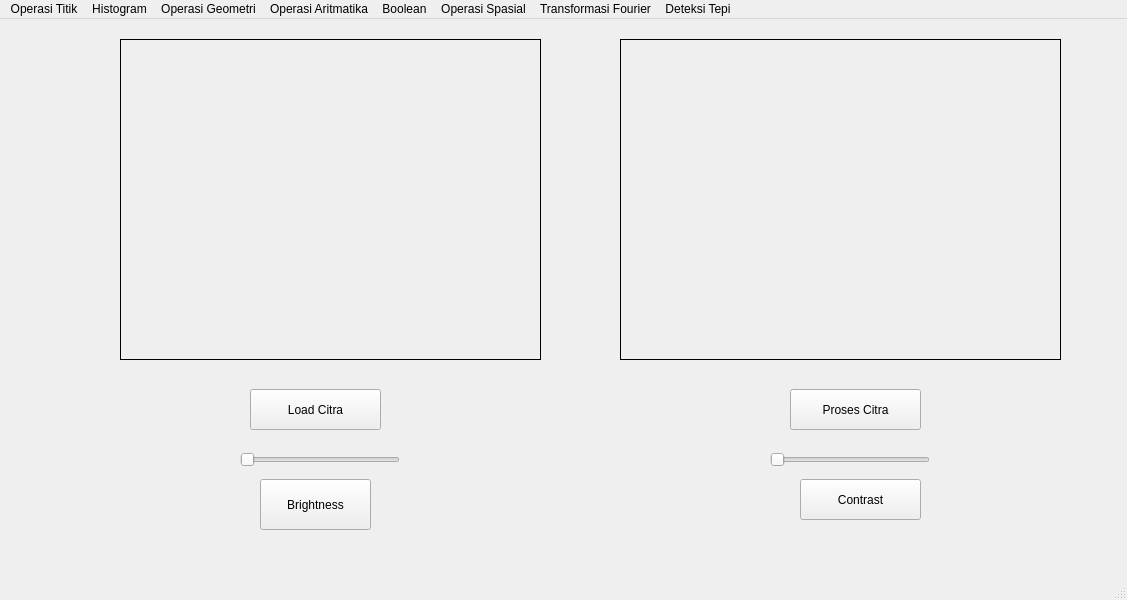
<?xml version="1.0" encoding="UTF-8"?>
<ui version="4.0">
 <class>MainWindow</class>
 <widget class="QMainWindow" name="MainWindow">
  <property name="geometry">
   <rect>
    <x>0</x>
    <y>0</y>
    <width>1127</width>
    <height>600</height>
   </rect>
  </property>
  <property name="windowTitle">
   <string>MainWindow</string>
  </property>
  <widget class="QWidget" name="centralwidget">
   <widget class="QPushButton" name="pushButton">
    <property name="geometry">
     <rect>
      <x>250</x>
      <y>370</y>
      <width>131</width>
      <height>41</height>
     </rect>
    </property>
    <property name="text">
     <string>Load Citra</string>
    </property>
   </widget>
   <widget class="QLabel" name="label">
    <property name="geometry">
     <rect>
      <x>120</x>
      <y>20</y>
      <width>421</width>
      <height>321</height>
     </rect>
    </property>
    <property name="autoFillBackground">
     <bool>false</bool>
    </property>
    <property name="frameShape">
     <enum>QFrame::Box</enum>
    </property>
    <property name="text">
     <string/>
    </property>
   </widget>
   <widget class="QLabel" name="label2">
    <property name="geometry">
     <rect>
      <x>620</x>
      <y>20</y>
      <width>441</width>
      <height>321</height>
     </rect>
    </property>
    <property name="autoFillBackground">
     <bool>false</bool>
    </property>
    <property name="frameShape">
     <enum>QFrame::Box</enum>
    </property>
    <property name="text">
     <string/>
    </property>
   </widget>
   <widget class="QPushButton" name="pushButton2">
    <property name="geometry">
     <rect>
      <x>790</x>
      <y>370</y>
      <width>131</width>
      <height>41</height>
     </rect>
    </property>
    <property name="text">
     <string>Proses Citra</string>
    </property>
   </widget>
   <widget class="QSlider" name="horizontalSlider">
    <property name="geometry">
     <rect>
      <x>240</x>
      <y>430</y>
      <width>160</width>
      <height>22</height>
     </rect>
    </property>
    <property name="orientation">
     <enum>Qt::Horizontal</enum>
    </property>
   </widget>
   <widget class="QSlider" name="horizontalSlider_2">
    <property name="geometry">
     <rect>
      <x>770</x>
      <y>430</y>
      <width>160</width>
      <height>22</height>
     </rect>
    </property>
    <property name="orientation">
     <enum>Qt::Horizontal</enum>
    </property>
   </widget>
   <widget class="QPushButton" name="pushButton_2">
    <property name="geometry">
     <rect>
      <x>260</x>
      <y>460</y>
      <width>111</width>
      <height>51</height>
     </rect>
    </property>
    <property name="text">
     <string>Brightness</string>
    </property>
   </widget>
   <widget class="QPushButton" name="pushButton_3">
    <property name="geometry">
     <rect>
      <x>800</x>
      <y>460</y>
      <width>121</width>
      <height>41</height>
     </rect>
    </property>
    <property name="text">
     <string>Contrast</string>
    </property>
   </widget>
  </widget>
  <widget class="QMenuBar" name="menubar">
   <property name="geometry">
    <rect>
     <x>0</x>
     <y>0</y>
     <width>1127</width>
     <height>21</height>
    </rect>
   </property>
   <widget class="QMenu" name="menuOperasi_Titik">
    <property name="title">
     <string>Operasi Titik</string>
    </property>
    <addaction name="actionOperasi_Pencerahan"/>
    <addaction name="actionSimple_Contrast"/>
    <addaction name="actionContrast_Stretching"/>
    <addaction name="actionNegative_Image"/>
    <addaction name="actionBiner_Image"/>
   </widget>
   <widget class="QMenu" name="menuHistogram">
    <property name="title">
     <string>Histogram</string>
    </property>
    <addaction name="actionHistogram_Grayscale"/>
    <addaction name="actionHistogram_RGB"/>
    <addaction name="actionEqualization"/>
   </widget>
   <widget class="QMenu" name="menuOperasi_Geometri">
    <property name="title">
     <string>Operasi Geometri</string>
    </property>
    <widget class="QMenu" name="menuRotasi">
     <property name="title">
      <string>Rotasi</string>
     </property>
     <addaction name="action90_Derajat"/>
     <addaction name="action45_Derajat"/>
     <addaction name="action60_Derajat"/>
     <addaction name="action180_Derajat"/>
    </widget>
    <widget class="QMenu" name="menuZoom">
     <property name="title">
      <string>Zoom</string>
     </property>
     <widget class="QMenu" name="menuZoomIn">
      <property name="title">
       <string>Zoom In</string>
      </property>
      <addaction name="action2x"/>
      <addaction name="action4x"/>
      <addaction name="action6x"/>
      <addaction name="action8x"/>
      <addaction name="action10x"/>
     </widget>
     <widget class="QMenu" name="menuZoom_Out">
      <property name="title">
       <string>Zoom Out</string>
      </property>
      <addaction name="action1_2"/>
      <addaction name="action1_4"/>
      <addaction name="action1_8"/>
      <addaction name="action1_10"/>
     </widget>
     <addaction name="menuZoomIn"/>
     <addaction name="menuZoom_Out"/>
    </widget>
    <addaction name="actionTranslasi"/>
    <addaction name="menuRotasi"/>
    <addaction name="menuZoom"/>
    <addaction name="actionCrop"/>
   </widget>
   <widget class="QMenu" name="menuOperasi_Aritmatika">
    <property name="title">
     <string>Operasi Aritmatika</string>
    </property>
    <addaction name="actionPertambahan"/>
    <addaction name="actionPengurangan"/>
    <addaction name="actionPerkalian"/>
    <addaction name="actionPembagian"/>
   </widget>
   <widget class="QMenu" name="menuBoolean">
    <property name="title">
     <string>Boolean</string>
    </property>
    <addaction name="actionOperasi_AND"/>
    <addaction name="actionOperasi_Or"/>
    <addaction name="actionOperasi_XOR"/>
   </widget>
   <widget class="QMenu" name="menuConv">
    <property name="title">
     <string>Operasi Spasial</string>
    </property>
    <widget class="QMenu" name="menuSharpenning">
     <property name="title">
      <string>Sharpenning</string>
     </property>
     <addaction name="actionLaplace"/>
     <addaction name="actionI"/>
     <addaction name="actionII"/>
     <addaction name="actionIII"/>
     <addaction name="actionIV"/>
     <addaction name="actionV"/>
     <addaction name="actionVI"/>
    </widget>
    <widget class="QMenu" name="menuFiltering">
     <property name="title">
      <string>Filtering</string>
     </property>
     <addaction name="actionKernel_3"/>
     <addaction name="actionKernel_4"/>
    </widget>
    <addaction name="menuFiltering"/>
    <addaction name="actionMean"/>
    <addaction name="actionGaussian"/>
    <addaction name="menuSharpenning"/>
    <addaction name="actionMedian_Filtering"/>
    <addaction name="actionMax_Filtering"/>
    <addaction name="actionMin_Filtering"/>
   </widget>
   <widget class="QMenu" name="menuTransformasi_Fourier_2">
    <property name="title">
     <string>Transformasi Fourier</string>
    </property>
    <addaction name="actionLow_Pass_Filter_2"/>
    <addaction name="actionHigh_Pass_Filter_2"/>
   </widget>
   <widget class="QMenu" name="menuDeteksi_Tepi_2">
    <property name="title">
     <string>Deteksi Tepi</string>
    </property>
    <addaction name="actionSobel_2"/>
    <addaction name="actionPrewitt_2"/>
    <addaction name="actionRoberts"/>
    <addaction name="actionCanny_Edge_2"/>
   </widget>
   <addaction name="menuOperasi_Titik"/>
   <addaction name="menuHistogram"/>
   <addaction name="menuOperasi_Geometri"/>
   <addaction name="menuOperasi_Aritmatika"/>
   <addaction name="menuBoolean"/>
   <addaction name="menuConv"/>
   <addaction name="menuTransformasi_Fourier_2"/>
   <addaction name="menuDeteksi_Tepi_2"/>
  </widget>
  <widget class="QStatusBar" name="statusbar"/>
  <action name="actionOperasi_Pencerahan">
   <property name="text">
    <string>Operasi Pencerahan</string>
   </property>
  </action>
  <action name="actionSimple_Contrast">
   <property name="text">
    <string>Simple Contrast</string>
   </property>
  </action>
  <action name="actionContrast_Stretching">
   <property name="text">
    <string>Contrast Stretching</string>
   </property>
  </action>
  <action name="actionNegative_Image">
   <property name="text">
    <string>Negative Image</string>
   </property>
  </action>
  <action name="actionBiner_Image">
   <property name="text">
    <string>Biner Image</string>
   </property>
  </action>
  <action name="actionHistogram_Grayscale">
   <property name="text">
    <string>Histogram Grayscale</string>
   </property>
  </action>
  <action name="actionHistogram_RGB">
   <property name="text">
    <string>Histogram RGB</string>
   </property>
  </action>
  <action name="actionTranslasi">
   <property name="text">
    <string>Translasi</string>
   </property>
  </action>
  <action name="action90_Derajat">
   <property name="text">
    <string>90 Derajat</string>
   </property>
  </action>
  <action name="action45_Derajat">
   <property name="text">
    <string>45 Derajat</string>
   </property>
  </action>
  <action name="action60_Derajat">
   <property name="text">
    <string>60 Derajat</string>
   </property>
  </action>
  <action name="action180_Derajat">
   <property name="text">
    <string>180 Derajat</string>
   </property>
  </action>
  <action name="action100x">
   <property name="text">
    <string>100x</string>
   </property>
  </action>
  <action name="action75x">
   <property name="text">
    <string>75x</string>
   </property>
  </action>
  <action name="action50x">
   <property name="text">
    <string>50x</string>
   </property>
  </action>
  <action name="action25x">
   <property name="text">
    <string>25x</string>
   </property>
  </action>
  <action name="actionCrop">
   <property name="text">
    <string>Crop</string>
   </property>
  </action>
  <action name="action2x">
   <property name="text">
    <string>2x</string>
   </property>
  </action>
  <action name="action4x">
   <property name="text">
    <string>4x</string>
   </property>
  </action>
  <action name="action6x">
   <property name="text">
    <string>6x</string>
   </property>
  </action>
  <action name="action8x">
   <property name="text">
    <string>8x</string>
   </property>
  </action>
  <action name="action10x">
   <property name="text">
    <string>10x</string>
   </property>
  </action>
  <action name="action1_2">
   <property name="text">
    <string>1/2</string>
   </property>
  </action>
  <action name="action1_4">
   <property name="text">
    <string>1/4</string>
   </property>
  </action>
  <action name="action1_8">
   <property name="text">
    <string>1/8</string>
   </property>
  </action>
  <action name="action1_10">
   <property name="text">
    <string>1/10</string>
   </property>
  </action>
  <action name="tambah">
   <property name="text">
    <string>Tambah</string>
   </property>
  </action>
  <action name="actionPertambahan">
   <property name="text">
    <string>Pertambahan</string>
   </property>
  </action>
  <action name="actionOperasi_AND">
   <property name="text">
    <string>Operasi AND</string>
   </property>
  </action>
  <action name="actionPengurangan">
   <property name="text">
    <string>Pengurangan</string>
   </property>
  </action>
  <action name="actionPerkalian">
   <property name="text">
    <string>Perkalian</string>
   </property>
  </action>
  <action name="actionPembagian">
   <property name="text">
    <string>Pembagian</string>
   </property>
  </action>
  <action name="actionOperasi_Or">
   <property name="text">
    <string>Operasi OR</string>
   </property>
  </action>
  <action name="actionOperasi_XOR">
   <property name="text">
    <string>Operasi XOR</string>
   </property>
  </action>
  <action name="actionEqualization">
   <property name="text">
    <string>Equalization</string>
   </property>
  </action>
  <action name="actionKernel_1">
   <property name="text">
    <string>Kernel 1</string>
   </property>
  </action>
  <action name="actionKernel_2">
   <property name="text">
    <string>Kernel 2</string>
   </property>
  </action>
  <action name="actionMean">
   <property name="text">
    <string>Mean</string>
   </property>
  </action>
  <action name="actionGaussian">
   <property name="text">
    <string>Gaussian</string>
   </property>
  </action>
  <action name="actionI">
   <property name="text">
    <string>I</string>
   </property>
  </action>
  <action name="actionII">
   <property name="text">
    <string>II</string>
   </property>
  </action>
  <action name="actionIII">
   <property name="text">
    <string>III</string>
   </property>
  </action>
  <action name="actionIV">
   <property name="text">
    <string>IV</string>
   </property>
  </action>
  <action name="actionV">
   <property name="text">
    <string>V</string>
   </property>
  </action>
  <action name="actionVI">
   <property name="text">
    <string>VI</string>
   </property>
  </action>
  <action name="actionLaplace">
   <property name="text">
    <string>Laplace</string>
   </property>
  </action>
  <action name="actionMedian_Filtering">
   <property name="text">
    <string>Median Filtering</string>
   </property>
  </action>
  <action name="actionMax_Filtering">
   <property name="text">
    <string>Max Filtering</string>
   </property>
  </action>
  <action name="actionMin_Filtering">
   <property name="text">
    <string>Min Filtering</string>
   </property>
  </action>
  <action name="actionCanny">
   <property name="text">
    <string>Transformasi Fourier HPF</string>
   </property>
  </action>
  <action name="actionLPF">
   <property name="text">
    <string>Low Pass Filter</string>
   </property>
  </action>
  <action name="actionHigh_Pass_Filter">
   <property name="text">
    <string>High Pass Filter</string>
   </property>
  </action>
  <action name="actionLow_Pass_Filter">
   <property name="text">
    <string>Low Pass Filter</string>
   </property>
  </action>
  <action name="actionSobel">
   <property name="text">
    <string>Sobel</string>
   </property>
  </action>
  <action name="actionPrewitt">
   <property name="text">
    <string>Prewitt</string>
   </property>
  </action>
  <action name="actionRobert">
   <property name="text">
    <string>Robert</string>
   </property>
  </action>
  <action name="actionCanny_Edge">
   <property name="text">
    <string>Canny Edge</string>
   </property>
  </action>
  <action name="actionKernel_3">
   <property name="text">
    <string>Kernel 1</string>
   </property>
  </action>
  <action name="actionKernel_4">
   <property name="text">
    <string>Kernel 2</string>
   </property>
  </action>
  <action name="actionLow_Pass_Filter_2">
   <property name="text">
    <string>Low Pass Filter</string>
   </property>
  </action>
  <action name="actionHigh_Pass_Filter_2">
   <property name="text">
    <string>High Pass Filter</string>
   </property>
  </action>
  <action name="actionSobel_2">
   <property name="text">
    <string>Sobel</string>
   </property>
  </action>
  <action name="actionPrewitt_2">
   <property name="text">
    <string>Prewitt</string>
   </property>
  </action>
  <action name="actionRoberts">
   <property name="text">
    <string>Roberts</string>
   </property>
  </action>
  <action name="actionCanny_Edge_2">
   <property name="text">
    <string>Canny Edge</string>
   </property>
  </action>
 </widget>
 <resources/>
 <connections/>
</ui>
